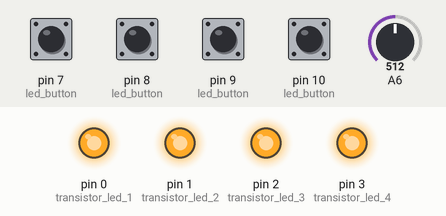
A sketch run on a simulated Arduino Uno, built with avr-gcc and run on an emulated ATmega328P. On the bench: output pins drawn as LEDs (lit = HIGH). The test bench sets the inputs (shaded band); at power-on: pin 7 (led_button), pin 8 (led_button), pin 9 (led_button), pin 10 (led_button) LOW, A6 = 512.

Above: at 1.2 s.
1.3 s: pin 7 (led_button) pulled HIGH for 0.15 s
At 2.5 s:
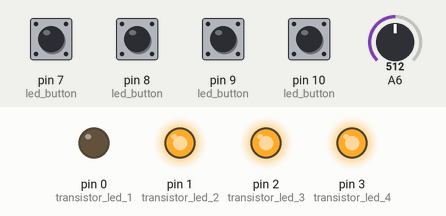
2.9 s: pin 8 (led_button) pulled HIGH for 0.15 s
At 3.7 s:
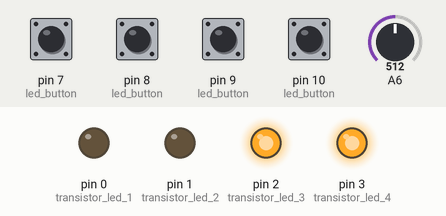
4.5 s: pin 9 (led_button) pulled HIGH for 0.15 s
At 4.9 s:
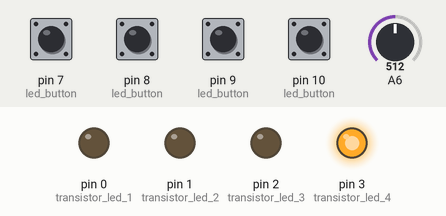
6.1 s: pin 10 (led_button) pulled HIGH for 0.15 s
At 7.3 s:
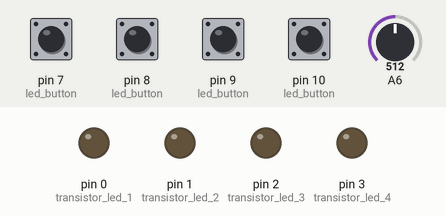
7.7 s: pin 7 (led_button) pulled HIGH for 1 s
At 8.6 s:
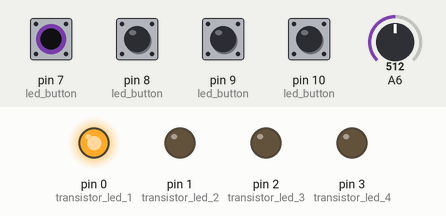
10.2 s: pin 8 (led_button) pulled HIGH for 1 s
At 10.5 s:
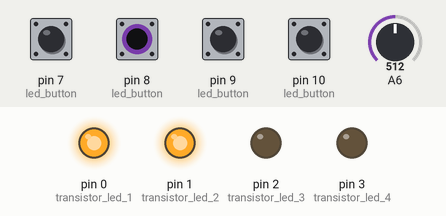
Timing chart, 0 to 13.2 s (numbered marks = the images above; inputs shaded):
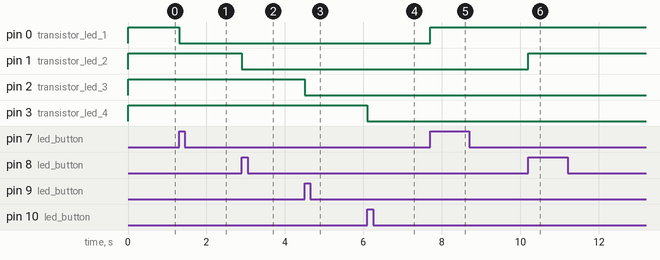

Measured:
- after the input at 1.3 s, pin 0 (transistor_led_1): HIGH → LOW at once
- after the input at 2.9 s, pin 1 (transistor_led_2): HIGH → LOW at once
- after the input at 4.5 s, pin 2 (transistor_led_3): HIGH → LOW at once
- after the input at 6.1 s, pin 3 (transistor_led_4): HIGH → LOW at once
- after the input at 7.7 s, pin 0 (transistor_led_1): LOW → HIGH at once
- after the input at 10.2 s, pin 1 (transistor_led_2): LOW → HIGH at once

The sketch:

puppenhaus.ino
```cpp
// ATMEL ATTINY84 / ARDUINO
//                           +-\/-+
//                     VCC  1|    |14  GND
//             (D 10)  PB0  2|    |13  AREF (D  0)
//             (D  9)  PB1  3|    |12  PA1  (D  1)
//                     PB3  4|    |11  PA2  (D  2)
//  PWM  INT0  (D  8)  PB2  5|    |10  PA3  (D  3)
//  PWM        (D  7)  PA7  6|    |9   PA4  (D  4)
//  PWM        (D  6)  PA6  7|    |8   PA5  (D  5)        PWM
//                           +----+
// 0 1 2 3 == leds  4 == power module
// 10 9 8 7 6 == buttons

uint32_t ticks = 0;
uint32_t shutdownticks = 600000L;
bool powerbuttonreleased = false;
bool buttonreleased = true;
bool shutdownonrelease = false;

void setup()
{
  pinMode(0, OUTPUT); // transistor led 1
  pinMode(1, OUTPUT); // transistor led 2
  pinMode(2, OUTPUT); // transistor led 3
  pinMode(3, OUTPUT); // transistor led 4
  pinMode(4, OUTPUT); // pin 5 power module
  digitalWrite(4,LOW); // power modul anlassen
  digitalWrite(0,HIGH); // leds ein
  digitalWrite(1,HIGH); // leds ein
  digitalWrite(2,HIGH); // leds ein
  digitalWrite(3,HIGH); // leds ein
  pinMode(6, INPUT); // power button
  pinMode(7, INPUT); // led button
  pinMode(8, INPUT); // led button
  pinMode(9, INPUT); // led button
  pinMode(10, INPUT); // led button
  ticks = 0; // zeitmessung start
  powerbuttonreleased = false;
  buttonreleased = true;
  shutdownonrelease = false;
}

bool pin6pressed = false;

void shutdownattiny()
{
  // leds aus
  digitalWrite(0,LOW);
  digitalWrite(1,LOW);
  digitalWrite(2,LOW);
  digitalWrite(3,LOW);
  delay(50);
  // power modul aus
  digitalWrite(4,HIGH);
  delay(200);
}

void loop()
{
  if( ticks > shutdownticks )
  {
    shutdownattiny();
  }
  int valu = analogRead(6);
  if(valu < 50)
  {
    pin6pressed = true;
  }
  else
  {
    pin6pressed = false;
  }
  if(powerbuttonreleased && pin6pressed)
  {
    shutdownonrelease = true;
  }
  if(!pin6pressed)
  {
    if(shutdownonrelease)
    {
      shutdownattiny();
    }
    powerbuttonreleased = true;
  }
  if(digitalRead(7) == HIGH && buttonreleased)
  {
    digitalWrite(0,!digitalRead(0));
    ticks = 0;
    buttonreleased = false;
  }
  if(digitalRead(8) == HIGH && buttonreleased)
  {
    digitalWrite(1,!digitalRead(1));
    ticks = 0;
    buttonreleased = false;
  }
  if(digitalRead(9) == HIGH && buttonreleased)
  {
    digitalWrite(2,!digitalRead(2));
    ticks = 0;
    buttonreleased = false;
  }
  if(digitalRead(10) == HIGH && buttonreleased)
  {
    digitalWrite(3,!digitalRead(3));
    ticks = 0;
    buttonreleased = false;
  }
  if(digitalRead(7) == LOW && digitalRead(8) == LOW && digitalRead(9) == LOW && digitalRead(10) == LOW)
  {
    buttonreleased = true;
  }
  ticks++;
  delay(1);
}
```
